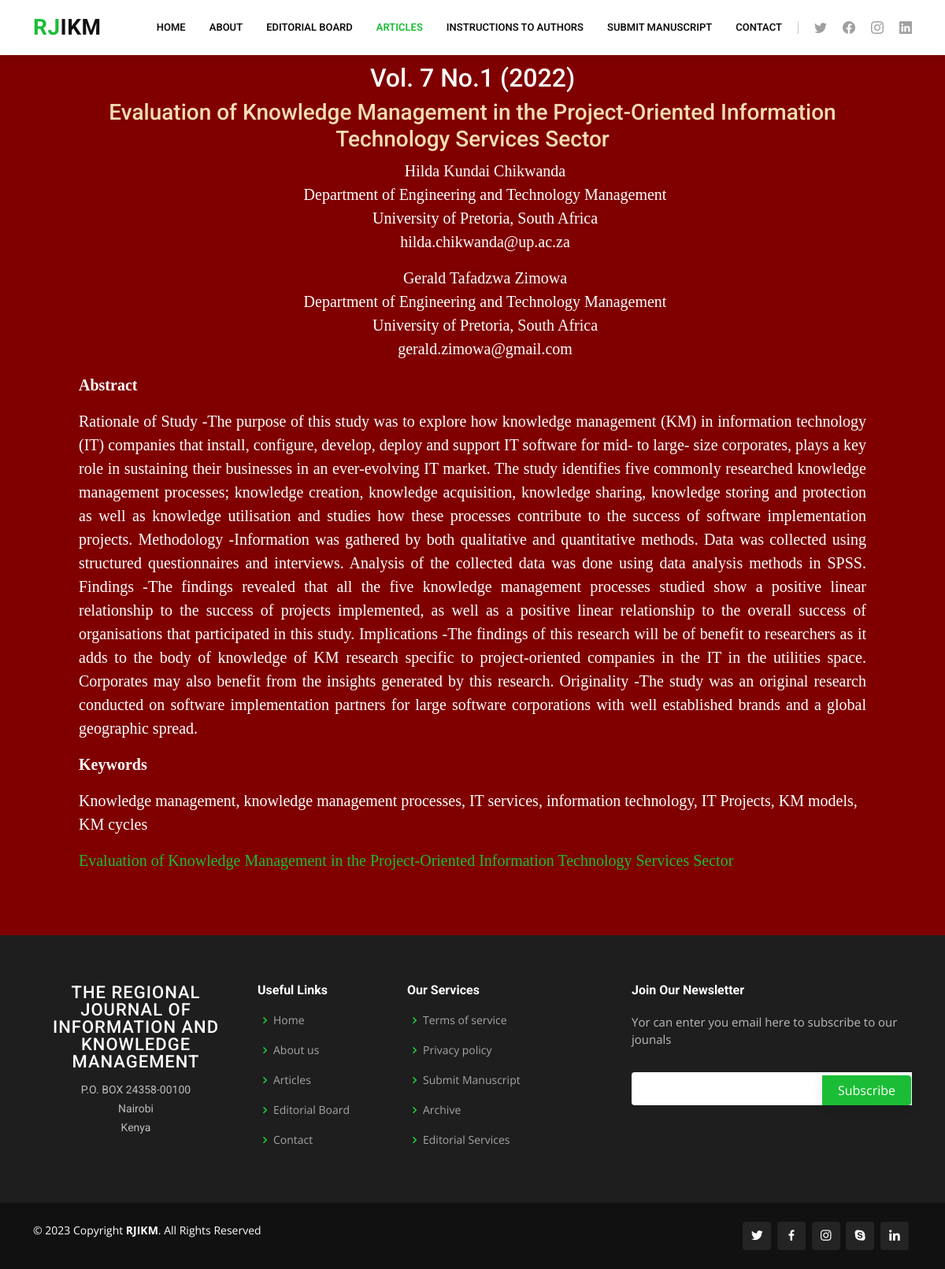
Page /rjikm/article/4 on the committed database.
### rjikm/models.py (models this page shows, shortened)
class Article(models.Model):
    volume = models.CharField(max_length=100, default="untitled")
    title = models.CharField(max_length=400, default='Untitled')
    author1 = models.CharField(max_length=100, default='Anonymous')
    university1 = models.CharField(max_length=100, default='Unknown')
    department1 = models.CharField(max_length=100, default='Unknown')
    email1 = models.EmailField(default='anonymous@example.com')
    author2 = models.CharField(max_length=100, default='Anonymous')
    department2 = models.CharField(max_length=100, default='Unknown')
    university2 = models.CharField(max_length=100, default='Unknown')
    email2 = models.EmailField(default='anonymous@example.com')
    author3 = models.CharField(max_length=100, default='Anonymous')
    department3 = models.CharField(max_length=100, default='Unknown')
    university3 = models.CharField(max_length=100, default='Unknown')
    email3 = models.EmailField(default='anonymous@example.com')
    abstract_title = models.CharField(max_length=100, default='Abstract')
    abstract = models.TextField(default='No abstract provided')
    keyword_title = models.CharField(max_length=100, default="Keyword")
    keywords = models.CharField(max_length=200, default='None')
    pdf_doc = models.FileField(upload_to='rjikm/uploads/', default='Untitled')

### rjikm/views.py (the view)
# urls.py: path('article/<int:id>', views.article_view, name='article_view'),
def article_view(request, id):
    article = Article.objects.get(id=id)
    return render(request, 'rjikm/volarticles.html', {'article': article})

### rjikm/templates/rjikm/volarticles.html (shortened to what this page needs)
{% extends "rjikm/layoutvol7articles.html" %}
{% block body %}
<section style="background-color: maroon;">
 <div style="margin:20px 100px 20px 100px; color:white; font-family: Times New Roman, Times, serif; font-size: 20px">
        <h2 style="text-align:center;"> {{article.volume}} </h2>
        <h3 style="text-align:center; color: wheat;"> {{article.title}}</h3>
        <ul style="list-style-type: none;">
        {% if article.author1 != 'Anonymous' %}
        <li style="text-align:center;"> {{article.author1}} </li>
        {% endif %}
        {% if article.department1 != 'Unknown' %}
        <li style="text-align:center;"> {{article.department1}} </li>
        {% endif %}
        {% if article.university1 != 'Unknown' %}
        <li style="text-align:center;"> {{article.university1}} </li>
        {% endif %}
        {% if article.email1 != 'anonymous@example.com' %}
        <li style="text-align:center;"> {{article.email1}} </li>
        {% endif %}
        </ul>
        <ul style="list-style-type: none;">
        {% if article.author2 != 'Anonymous' %}
        <li style="text-align:center;"> {{article.author2}} </li>
        {% endif %}
        {% if article.department2 != 'Unknown' %}
        <li style="text-align:center;"> {{article.department2}} </li>
        {% endif %}
        {% if article.university2 != 'Unknown' %}
        <li style="text-align:center;"> {{article.university2}} </li>
        {% endif %}
        {% if article.email2 != 'anonymous@example.com' %}
        <li style="text-align:center;"> {{article.email2}} </li>
        {% endif %}
        </ul>
        <p><strong>{{article.abstract_title}}</strong></p>
        <p style="text-align:justify;"> {{article.abstract}}</p>
        <p><strong>{{article.keyword_title}}</strong></p>
        <p> {{article.keywords}}</p>
        <p> <a href="{% url 'view_pdf' article.id %}" target="_blank">{{article.title}}</a></p>
 </div>
</section>
{% endblock %}

### rjikm/static/rjikm/style.css (style rules this page uses)
body { font-family: "Open Sans", sans-serif; color: #4d4643; }
a { color: #1bbd36; text-decoration: none; }
h1, h2, h3, h4, h5, h6 { font-family: "Roboto", sans-serif; }
section { padding: 60px 0; overflow: hidden; }

### rows in the picture
Article: volume "Vol. 7 No.1 (2022)", title "Evaluation of Knowledge Management in the Project-Oriented Information Technology Services Sector", author1 "Hilda Kundai Chikwanda", department1 "Department of Engineering and Technology Management", university1 "University of Pretoria, South Africa", email1 "hilda.chikwanda@up.ac.za", author2 "Gerald Tafadzwa Zimowa", department2 "Department of Engineering and Technology Management", university2 "University of Pretoria, South Africa", email2 "gerald.zimowa@gmail.com", abstract_title "Abstract", abstract "Rationale of Study -The purpose of this study was to explore how knowledge management (KM) in information technology (IT) companies that install, configure, develop, deploy and support IT software for mid- to large- size corporates, plays a key role in sustaining their businesses in an ever-evolving IT market. The study identifies five commonly researched knowledge management processes; knowledge creation, knowledge acquisition, knowledge sharing, knowledge storing and protection as well as knowledge utilisation and studies how these processes contribute to the success of software implementation projects. Methodology -Information was gathered by both qualitative and quantitative methods.…", keyword_title "Keywords", keywords "Knowledge management, knowledge management processes, IT services, information technology, IT Projects, KM models, KM cycles"
